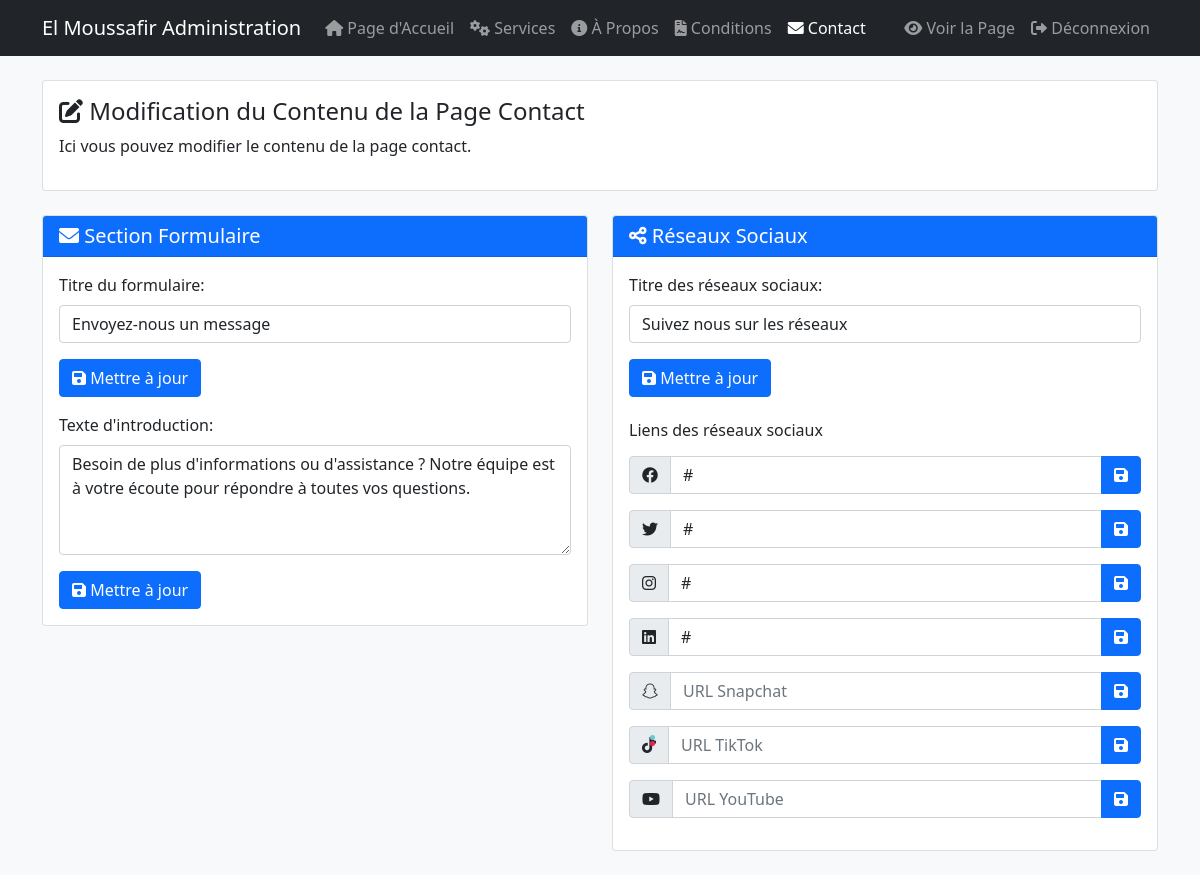
The page /admin/dashboard.php?page=contact (signed in) on the database as committed earlier.
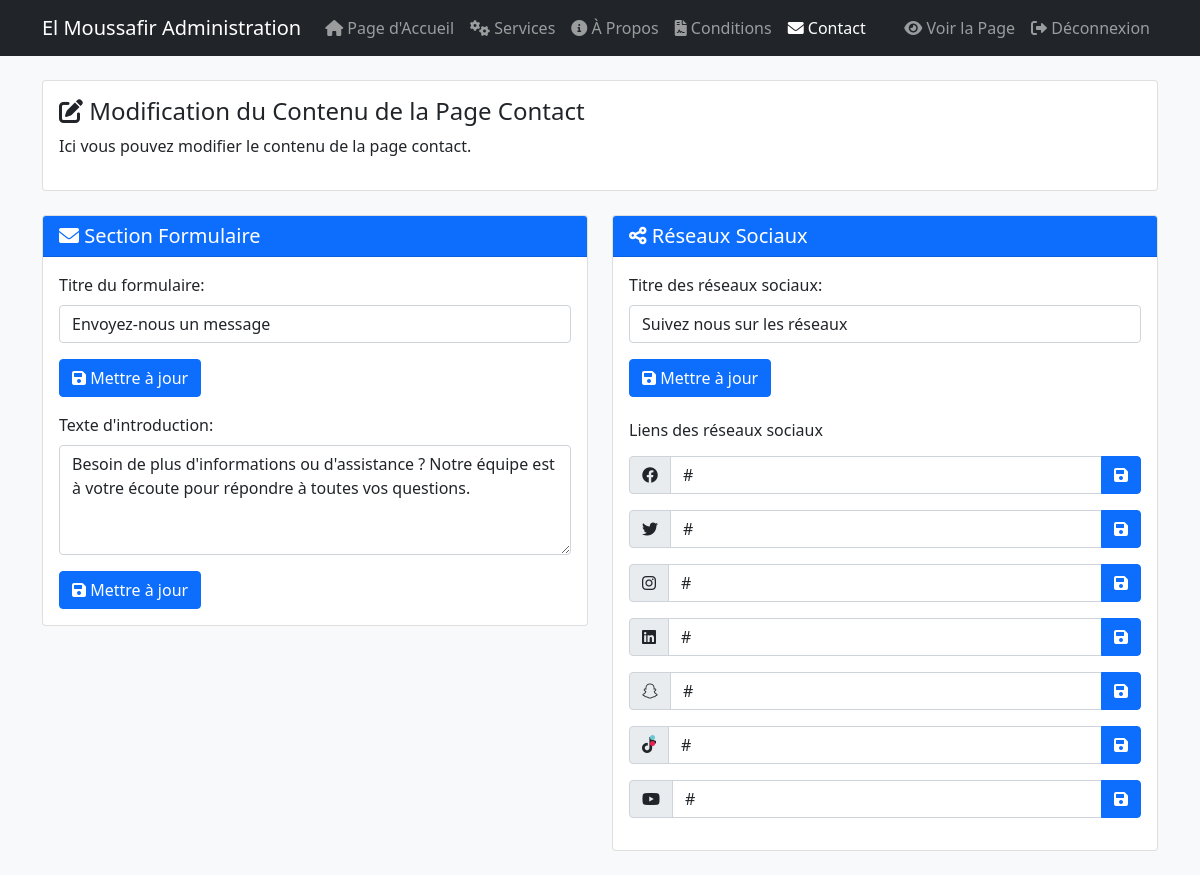
The same page on the database as committed later.
### tables this page shows
CREATE TABLE contact_content (
    id INT PRIMARY KEY AUTO_INCREMENT,
    nom_section VARCHAR(50) NOT NULL,
    contenu TEXT NOT NULL
);

### admin/dashboard.php (the view, shortened to what the changed rows need)
<?php
require_once '../config/database.php';
function getContent($pdo, $page_name, $nom_section) {
    $table_name = $page_name . '_content';
    $stmt = $pdo->prepare("SELECT contenu FROM " . $table_name . " WHERE nom_section = ?");
    $stmt->execute([$nom_section]);
    $result = $stmt->fetch();
    return $result ? $result['contenu'] : '';
}
$current_page = isset($_GET['page']) ? $_GET['page'] : 'index';
$table_name = $current_page . '_content';
$stmt = $pdo->query("SELECT * FROM {$table_name} ORDER BY nom_section");
$contenus = $stmt->fetchAll();
?>
<!DOCTYPE html>
<html lang="fr">
<head>
    <link href="https://cdn.jsdelivr.net/npm/bootstrap@5.1.3/dist/css/bootstrap.min.css" rel="stylesheet">
    <link href="https://cdnjs.cloudflare.com/ajax/libs/font-awesome/6.0.0/css/all.min.css" rel="stylesheet">
</head>
<body class="bg-light">
    <div class="container mt-4">
        <div class="row">
            <?php if ($current_page === 'service'): ?>
                <?php foreach ($contenus as $contenu): ?>
                    <div class="col-md-6 mb-4">
                        <div class="card">
                            <div class="card-header bg-primary text-white">
                                <h5 class="mb-0">
                                    <i class="fas fa-edit"></i>
                                    <?php echo ucfirst($contenu['nom_section']); ?>
                                </h5>
                            </div>
                            <div class="card-body">
                                <form method="POST">
                                    <input type="hidden" name="nom_section" value="<?php echo $contenu['nom_section']; ?>">
                                    <div class="mb-3">
                                        <label class="form-label">Contenu:</label>
                                        <?php if (strpos($contenu['nom_section'], 'lien') !== false || strpos($contenu['nom_section'], 'link') !== false): ?>
                                            <input type="url" class="form-control" name="content" value="<?php echo htmlspecialchars($contenu['contenu']); ?>" placeholder="Entrer URL">
                                        <?php else: ?>
                                            <textarea class="form-control" name="content" rows="4"><?php echo htmlspecialchars($contenu['contenu']); ?></textarea>
                                        <?php endif; ?>
                                    </div>
                                    <button type="submit" class="btn btn-primary">
                                        <i class="fas fa-save"></i> Mettre à jour
                                    </button>
                                </form>
                            </div>
                        </div>
                    </div>
                <?php endforeach; ?>
            <?php elseif ($current_page === 'contact'): ?>
                <div class="col-md-6 mb-4">
                    <div class="card">
                        <div class="card-header bg-primary text-white">
                            <h5 class="mb-0"><i class="fas fa-envelope"></i> Section Formulaire</h5>
                        </div>
                        <div class="card-body">
                            <form method="POST">
                                <div class="mb-3">
                                    <label class="form-label">Titre du formulaire:</label>
                                    <input type="text" class="form-control" name="content" value="<?php echo htmlspecialchars(getContent($pdo, 'contact', 'titre_formulaire')); ?>">
                                </div>
                                <button type="submit" class="btn btn-primary"><i class="fas fa-save"></i> Mettre à jour</button>
                            </form>
                            <form method="POST" class="mt-3">
                                <div class="mb-3">
                                    <label class="form-label">Texte d'introduction:</label>
                                    <textarea class="form-control" name="content" rows="4"><?php echo htmlspecialchars(getContent($pdo, 'contact', 'intro_contact')); ?></textarea>
                                </div>
                                <button type="submit" class="btn btn-primary"><i class="fas fa-save"></i> Mettre à jour</button>
                            </form>
                        </div>
                    </div>
                </div>
                <div class="col-md-6 mb-4">
                    <div class="card">
                        <div class="card-header bg-primary text-white">
                            <h5 class="mb-0"><i class="fas fa-share-alt"></i> Réseaux Sociaux</h5>
                        </div>
                        <div class="card-body">
                            <form method="POST">
                                <div class="mb-3">
                                    <label class="form-label">Titre des réseaux sociaux:</label>
                                    <input type="text" class="form-control" name="content" value="<?php echo htmlspecialchars(getContent($pdo, 'contact', 'titre_reseaux_sociaux')); ?>">
                                </div>
                                <button type="submit" class="btn btn-primary"><i class="fas fa-save"></i> Mettre à jour</button>
                            </form>
                            <div class="mt-4">
                                <h6 class="mb-3">Liens des réseaux sociaux</h6>
                                <form method="POST" class="mb-3">
                                    <div class="input-group">
                                        <span class="input-group-text"><i class="fab fa-facebook"></i></span>
                                        <input type="url" class="form-control" name="content" value="<?php echo htmlspecialchars(getContent($pdo, 'contact', 'lien_facebook')); ?>" placeholder="URL Facebook">
                                        <button type="submit" class="btn btn-primary"><i class="fas fa-save"></i></button>
                                    </div>
                                </form>
                                <form method="POST" class="mb-3">
                                    <div class="input-group">
                                        <span class="input-group-text"><i class="fab fa-twitter"></i></span>
                                        <input type="url" class="form-control" name="content" value="<?php echo htmlspecialchars(getContent($pdo, 'contact', 'lien_twitter')); ?>" placeholder="URL Twitter">
                                        <button type="submit" class="btn btn-primary"><i class="fas fa-save"></i></button>
                                    </div>
                                </form>
                                <form method="POST" class="mb-3">
                                    <div class="input-group">
                                        <span class="input-group-text"><i class="fab fa-instagram"></i></span>
                                        <input type="url" class="form-control" name="content" value="<?php echo htmlspecialchars(getContent($pdo, 'contact', 'lien_instagram')); ?>" placeholder="URL Instagram">
                                        <button type="submit" class="btn btn-primary"><i class="fas fa-save"></i></button>
                                    </div>
                                </form>
                                <form method="POST" class="mb-3">
                                    <div class="input-group">
                                        <span class="input-group-text"><i class="fab fa-linkedin"></i></span>
                                        <input type="url" class="form-control" name="content" value="<?php echo htmlspecialchars(getContent($pdo, 'contact', 'lien_linkedin')); ?>" placeholder="URL LinkedIn">
                                        <button type="submit" class="btn btn-primary"><i class="fas fa-save"></i></button>
                                    </div>
                                </form>
                                <form method="POST" class="mb-3">
                                    <div class="input-group">
                                        <span class="input-group-text"><i class="fab fa-snapchat-ghost"></i></span>
                                        <input type="url" class="form-control" name="content" value="<?php echo htmlspecialchars(getContent($pdo, 'contact', 'lien_snapchat')); ?>" placeholder="URL Snapchat">
                                        <button type="submit" class="btn btn-primary"><i class="fas fa-save"></i></button>
                                    </div>
                                </form>
                                <form method="POST" class="mb-3">
                                    <div class="input-group">
                                        <span class="input-group-text" style="position: relative;">
                                            <i class="fab fa-tiktok"></i>
                                            <span style="position: absolute; width: 5px; height: 5px; background: #69C9D0; border-radius: 50%; top: 8px; left: 20px;"></span>
                                            <span style="position: absolute; width: 5px; height: 5px; background: #EE1D52; border-radius: 50%; top: 14px; left: 20px;"></span>
                                        </span>
                                        <input type="url" class="form-control" name="content" value="<?php echo htmlspecialchars(getContent($pdo, 'contact', 'lien_tiktok')); ?>" placeholder="URL TikTok">
                                        <button type="submit" class="btn btn-primary"><i class="fas fa-save"></i></button>
                                    </div>
                                </form>
                                <form method="POST" class="mb-3">
                                    <div class="input-group">
                                        <span class="input-group-text"><i class="fab fa-youtube"></i></span>
                                        <input type="url" class="form-control" name="content" value="<?php echo htmlspecialchars(getContent($pdo, 'contact', 'lien_youtube')); ?>" placeholder="URL YouTube">
                                        <button type="submit" class="btn btn-primary"><i class="fas fa-save"></i></button>
                                    </div>
                                </form>
                            </div>
                        </div>
                    </div>
                </div>
            <?php endif; ?>
        </div>
    </div>
</body>
</html>

Rows that differ between the two databases and show on the page:
now on this page (row edited): contact_content: content "#"
now on this page (row edited): contact_content: content "#"
now on this page (row edited): contact_content: content "#"
